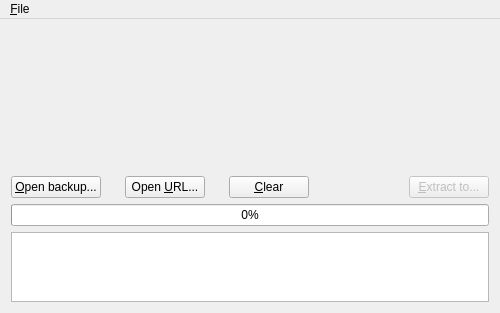
<?xml version="1.0" encoding="UTF-8"?>
<ui version="4.0">
 <class>MainWindow</class>
 <widget class="QMainWindow" name="MainWindow">
  <property name="geometry">
   <rect>
    <x>0</x>
    <y>0</y>
    <width>500</width>
    <height>300</height>
   </rect>
  </property>
  <property name="windowTitle">
   <string>Extract WPRESS</string>
  </property>
  <widget class="QWidget" name="centralWidget">
   <property name="sizePolicy">
    <sizepolicy hsizetype="Expanding" vsizetype="Expanding">
     <horstretch>0</horstretch>
     <verstretch>0</verstretch>
    </sizepolicy>
   </property>
   <layout class="QVBoxLayout" name="verticalLayout">
    <item>
     <widget class="DropOverlay" name="dropZone" native="true">
      <property name="sizePolicy">
       <sizepolicy hsizetype="Expanding" vsizetype="Expanding">
        <horstretch>0</horstretch>
        <verstretch>1</verstretch>
       </sizepolicy>
      </property>
      <property name="minimumSize">
       <size>
        <width>0</width>
        <height>140</height>
       </size>
      </property>
     </widget>
    </item>
    <item>
     <layout class="QHBoxLayout" name="layoutButtons">
      <property name="spacing">
       <number>24</number>
      </property>
      <item>
       <widget class="QPushButton" name="openBackupButton">
        <property name="sizePolicy">
         <sizepolicy hsizetype="Fixed" vsizetype="Fixed">
          <horstretch>0</horstretch>
          <verstretch>0</verstretch>
         </sizepolicy>
        </property>
        <property name="text">
         <string>&amp;Open backup...</string>
        </property>
       </widget>
      </item>
      <item>
       <widget class="QPushButton" name="openUrlButton">
        <property name="sizePolicy">
         <sizepolicy hsizetype="Fixed" vsizetype="Fixed">
          <horstretch>0</horstretch>
          <verstretch>0</verstretch>
         </sizepolicy>
        </property>
        <property name="text">
         <string>Open &amp;URL...</string>
        </property>
       </widget>
      </item>
      <item>
       <widget class="QPushButton" name="clearButton">
        <property name="sizePolicy">
         <sizepolicy hsizetype="Fixed" vsizetype="Fixed">
          <horstretch>0</horstretch>
          <verstretch>0</verstretch>
         </sizepolicy>
        </property>
        <property name="text">
         <string>&amp;Clear</string>
        </property>
       </widget>
      </item>
      <item>
       <spacer name="horizontalSpacer">
        <property name="orientation">
         <enum>Qt::Horizontal</enum>
        </property>
        <property name="sizeHint" stdset="0">
         <size>
          <width>40</width>
          <height>20</height>
         </size>
        </property>
       </spacer>
      </item>
      <item>
       <widget class="QPushButton" name="extractBackupButton">
        <property name="enabled">
         <bool>false</bool>
        </property>
        <property name="sizePolicy">
         <sizepolicy hsizetype="Fixed" vsizetype="Fixed">
          <horstretch>0</horstretch>
          <verstretch>0</verstretch>
         </sizepolicy>
        </property>
        <property name="text">
         <string>&amp;Extract to...</string>
        </property>
       </widget>
      </item>
     </layout>
    </item>
    <item>
     <widget class="QProgressBar" name="progressBar">
      <property name="enabled">
       <bool>true</bool>
      </property>
      <property name="value">
       <number>0</number>
      </property>
      <property name="textVisible">
       <bool>true</bool>
      </property>
     </widget>
    </item>
    <item>
     <widget class="QTextEdit" name="logTextEdit">
      <property name="readOnly">
       <bool>true</bool>
      </property>
     </widget>
    </item>
   </layout>
  </widget>
  <widget class="QMenuBar" name="menuBar">
   <property name="geometry">
    <rect>
     <x>0</x>
     <y>0</y>
     <width>500</width>
     <height>22</height>
    </rect>
   </property>
   <widget class="QMenu" name="menu_File">
    <property name="title">
     <string>&amp;File</string>
    </property>
    <addaction name="actionOpenBackup"/>
    <addaction name="actionClearFile"/>
    <addaction name="separator"/>
    <addaction name="actionE_xit"/>
   </widget>
   <addaction name="menu_File"/>
  </widget>
  <action name="actionOpenBackup">
   <property name="text">
    <string>&amp;Open backup</string>
   </property>
   <property name="shortcut">
    <string>Alt+O</string>
   </property>
  </action>
  <action name="actionClearFile">
   <property name="text">
    <string>&amp;Clear file</string>
   </property>
  </action>
  <action name="actionE_xit">
   <property name="text">
    <string>E&amp;xit</string>
   </property>
   <property name="shortcut">
    <string>Alt+F4</string>
   </property>
  </action>
 </widget>
 <layoutdefault spacing="6" margin="11"/>
 <customwidgets>
  <customwidget>
   <class>DropOverlay</class>
   <extends>QWidget</extends>
   <header>dropoverlay.h</header>
  </customwidget>
 </customwidgets>
 <resources/>
 <connections>
  <connection>
   <sender>actionE_xit</sender>
   <signal>triggered()</signal>
   <receiver>MainWindow</receiver>
   <slot>close()</slot>
   <hints>
    <hint type="sourcelabel">
     <x>-1</x>
     <y>-1</y>
    </hint>
    <hint type="destinationlabel">
     <x>199</x>
     <y>149</y>
    </hint>
   </hints>
  </connection>
  <connection>
   <sender>actionOpenBackup</sender>
   <signal>triggered()</signal>
   <receiver>MainWindow</receiver>
   <slot>openBackup()</slot>
   <hints>
    <hint type="sourcelabel">
     <x>-1</x>
     <y>-1</y>
    </hint>
    <hint type="destinationlabel">
     <x>159</x>
     <y>99</y>
    </hint>
   </hints>
  </connection>
  <connection>
   <sender>openBackupButton</sender>
   <signal>clicked()</signal>
   <receiver>MainWindow</receiver>
   <slot>openBackup()</slot>
   <hints>
    <hint type="sourcelabel">
     <x>85</x>
     <y>100</y>
    </hint>
    <hint type="destinationlabel">
     <x>159</x>
     <y>64</y>
    </hint>
   </hints>
  </connection>
  <connection>
   <sender>extractBackupButton</sender>
   <signal>clicked()</signal>
   <receiver>MainWindow</receiver>
   <slot>extractTo()</slot>
   <hints>
    <hint type="sourcelabel">
     <x>233</x>
     <y>100</y>
    </hint>
    <hint type="destinationlabel">
     <x>159</x>
     <y>64</y>
    </hint>
   </hints>
  </connection>
  <connection>
   <sender>clearButton</sender>
   <signal>clicked()</signal>
   <receiver>MainWindow</receiver>
   <slot>clearFile()</slot>
   <hints>
    <hint type="sourcelabel">
     <x>200</x>
     <y>100</y>
    </hint>
    <hint type="destinationlabel">
     <x>250</x>
     <y>150</y>
    </hint>
   </hints>
  </connection>
  <connection>
   <sender>actionClearFile</sender>
   <signal>triggered()</signal>
   <receiver>MainWindow</receiver>
   <slot>clearFile()</slot>
   <hints>
    <hint type="sourcelabel">
     <x>-1</x>
     <y>-1</y>
    </hint>
    <hint type="destinationlabel">
     <x>250</x>
     <y>150</y>
    </hint>
   </hints>
  </connection>
  <connection>
   <sender>openUrlButton</sender>
   <signal>clicked()</signal>
   <receiver>MainWindow</receiver>
   <slot>openFromUrl()</slot>
   <hints>
    <hint type="sourcelabel">
     <x>170</x>
     <y>100</y>
    </hint>
    <hint type="destinationlabel">
     <x>250</x>
     <y>150</y>
    </hint>
   </hints>
  </connection>
 </connections>
 <slots>
  <slot>openBackup()</slot>
  <slot>clearFile()</slot>
  <slot>extractTo()</slot>
  <slot>openFromUrl()</slot>
 </slots>
</ui>
